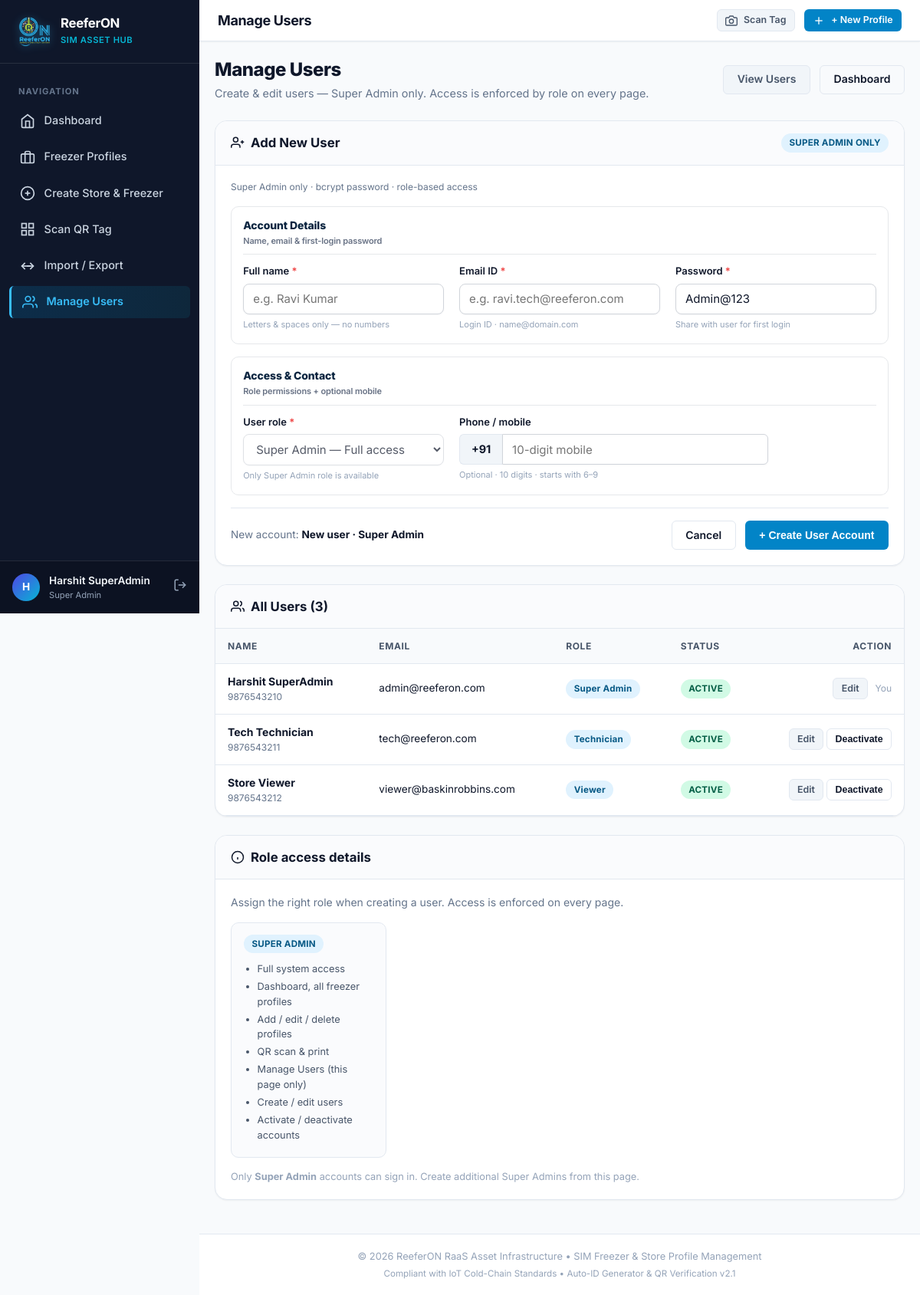
The page /users.php (signed in) on the database as committed earlier.
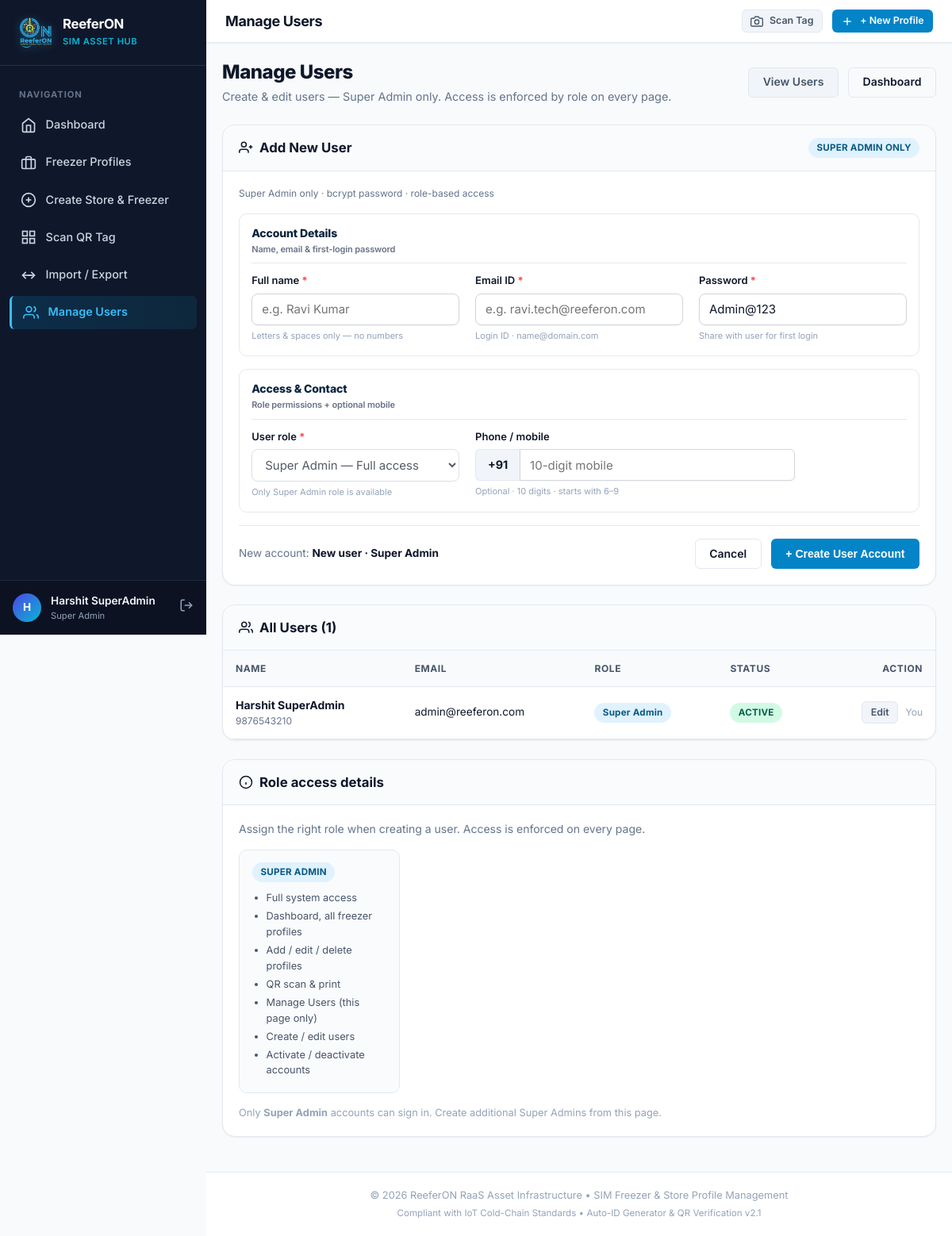
The same page on the database as committed later.
### tables this page shows
CREATE TABLE IF NOT EXISTS `users` (
    `id` INT AUTO_INCREMENT PRIMARY KEY,
    `name` VARCHAR(100) NOT NULL,
    `email` VARCHAR(150) NOT NULL UNIQUE,
    `password` VARCHAR(255) NOT NULL,
    `role` ENUM('super_admin') NOT NULL DEFAULT 'super_admin',
    `phone` VARCHAR(30) NULL,
    `status` ENUM('active', 'inactive') NOT NULL DEFAULT 'active',
    `last_login` DATETIME NULL,
    `created_at` DATETIME DEFAULT CURRENT_TIMESTAMP,
    `updated_at` DATETIME DEFAULT CURRENT_TIMESTAMP ON UPDATE CURRENT_TIMESTAMP,
    INDEX `idx_users_role` (`role`),
    INDEX `idx_users_status` (`status`)
);

### app/Services/AuthService.php (called while the page is built, shortened)
<?php
class AuthService {
    public static function currentUser(): ?array {
        return [
            'id' => $_SESSION['user_id'],
            'name' => $_SESSION['user_name'] ?? 'User',
            'email' => $_SESSION['user_email'] ?? '',
            'role' => $_SESSION['user_role'] ?? AppConfig::ROLE_SUPER_ADMIN,
        ];
    }
}

### app/Models/User.php (called while the page is built, shortened)
<?php
class User {
    public static function all(): array {
        $pdo = Database::getConnection();
        $stmt = $pdo->query("SELECT `id`, `name`, `email`, `role`, `phone`, `status`, `last_login`, `created_at`
            FROM `users` ORDER BY `id` ASC");
        return $stmt->fetchAll();
    }
}

### users.php (the view, shortened to what the rows shown need)
<?php
$users = User::all();
require_once __DIR__ . '/includes/header.php';
?>
<div class="users-page">
    <div style="display: flex; justify-content: space-between; align-items: center; margin-bottom: 1.5rem; flex-wrap: wrap; gap: 1rem;">
        <div>
            <h2 style="font-size: 1.5rem; font-weight: 800; color: #0f172a; letter-spacing: -0.02em;">
                Manage Users
            </h2>
        </div>
    </div>
</div>
<div class="card" id="users-directory" style="margin-top: 1.5rem;">
    <div class="table-responsive">
        <table class="data-table">
            <thead>
                <tr>
                    <th>Name</th>
                    <th class="hide-mobile">Email</th>
                    <th>Role</th>
                    <th>Status</th>
                    <th style="text-align:right;">Action</th>
                </tr>
            </thead>
            <tbody>
                <?php if (empty($users)): ?>
                    <tr><td colspan="5" style="text-align:center; color:#64748b; padding:1.5rem;">No users found.</td></tr>
                <?php else: ?>
                    <?php foreach ($users as $u): ?>
                        <tr>
                            <td>
                                <strong style="color:#0f172a;"><?= htmlspecialchars($u['name']) ?></strong>
                                <?php if (!empty($u['phone'])): ?>
                                    <div style="font-size:0.75rem;color:#64748b;"><?= htmlspecialchars($u['phone']) ?></div>
                                <?php endif; ?>
                            </td>
                            <td class="hide-mobile" style="font-size:0.85rem;"><?= htmlspecialchars($u['email']) ?></td>
                            <td>
                                <span class="badge badge-primary" style="text-transform: capitalize;">
                                    <?= htmlspecialchars(str_replace('_', ' ', $u['role'])) ?>
                                </span>
                            </td>
                            <td>
                                <?php if ($u['status'] === 'active'): ?>
                                    <span class="badge badge-success">Active</span>
                                <?php else: ?>
                                    <span class="badge badge-danger">Inactive</span>
                                <?php endif; ?>
                            </td>
                            <td style="text-align:right; white-space:nowrap;">
                                <a href="users.php?edit=<?= (int)$u['id'] ?>#user-form-card" class="btn btn-sm btn-secondary" title="Edit user (Super Admin)">Edit</a>
                                <?php if ((int)$u['id'] !== (int)$currentUser['id']): ?>
                                    <form method="POST" style="display:inline;">
                                        <button type="submit" class="btn btn-sm btn-outline">
                                            <?= $u['status'] === 'active' ? 'Deactivate' : 'Activate' ?>
                                        </button>
                                    </form>
                                <?php else: ?>
                                    <span style="font-size:0.75rem;color:#94a3b8; margin-left:0.35rem;">You</span>
                                <?php endif; ?>
                            </td>
                        </tr>
                    <?php endforeach; ?>
                <?php endif; ?>
            </tbody>
        </table>
    </div>
</div>
<?php require_once __DIR__ . '/includes/footer.php'; ?>

### includes/header.php (shortened to what the rows shown need)
<?php
$currentUser = AuthService::currentUser();
?>
<!DOCTYPE html>
<html lang="en">
<head>
    <link rel="stylesheet" href="https://unpkg.com/leaflet@1.9.4/dist/leaflet.css"/>
    <link rel="stylesheet" href="assets/css/app.css?v=<?= @filemtime(__DIR__ . '/../assets/css/app.css') ?: time() ?>">
</head>
<body>
<div class="app-layout">
    <aside class="sidebar">
        <div class="sidebar-brand">
            <div class="brand-text">
                <h1>ReeferON</h1>
            </div>
        </div>
        <div class="sidebar-footer">
            <?php if ($currentUser): ?>
                <div class="user-badge">
                    <div class="user-avatar"><?= strtoupper(substr($currentUser['name'] ?? 'U', 0, 1)) ?></div>
                    <div class="user-info">
                        <div class="user-name"><?= htmlspecialchars($currentUser['name']) ?></div>
                        <div class="user-role"><?= htmlspecialchars(str_replace('_', ' ', $currentUser['role'])) ?></div>
                    </div>
                    <a href="logout.php" title="Sign Out" style="color: #94a3b8; margin-left: auto;">
                        <svg width="18" height="18" viewBox="0 0 24 24" fill="none" stroke="currentColor" stroke-width="2">
                            <path d="M9 21H5a2 2 0 0 1-2-2V5a2 2 0 0 1 2-2h4"/>
                            <polyline points="16 17 21 12 16 7"/>
                            <line x1="21" y1="12" x2="9" y2="12"/>
                        </svg>
                    </a>
                </div>
            <?php else: ?>
                <a href="login.php" class="btn btn-sm btn-primary" style="width: 100%;">Sign In</a>
            <?php endif; ?>
        </div>
    </aside>
    <div class="main-content">
        <main class="container">

Rows that differ between the two databases and show on the page:
removed users: name "Tech Technician", phone "9876543211", email "tech@reeferon.com", role "Technician", status "ACTIVE"
removed users: name "Store Viewer", phone "9876543212", email "viewer@baskinrobbins.com", role "Viewer", status "ACTIVE"
Other text that changed with them:
count($users): "3" → "1"
